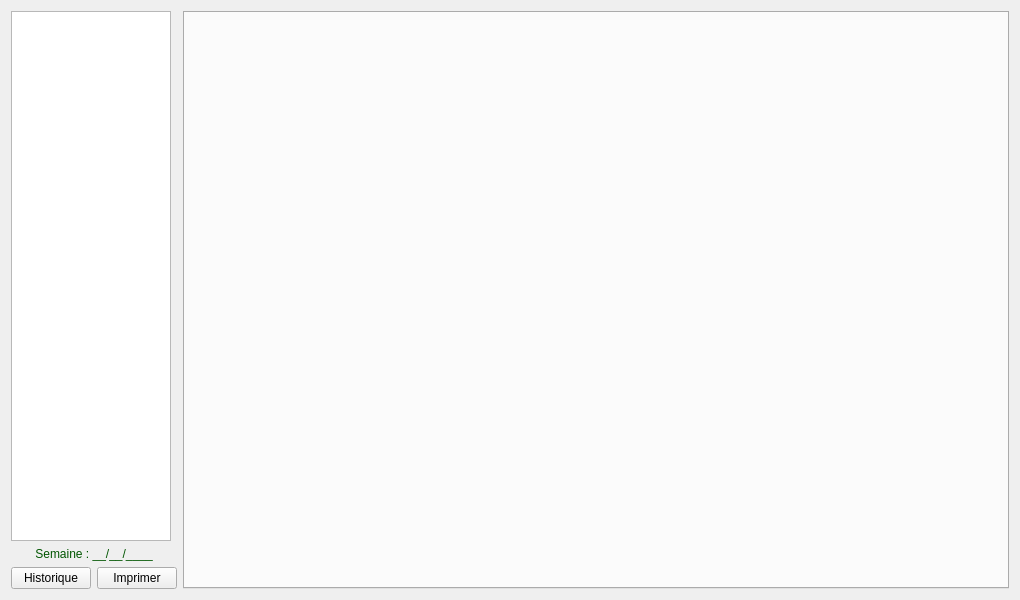
<?xml version="1.0" encoding="UTF-8"?>
<ui version="4.0">
 <class>InterfaceDialog</class>
 <widget class="QDialog" name="InterfaceDialog">
  <property name="windowModality">
   <enum>Qt::WindowModal</enum>
  </property>
  <property name="geometry">
   <rect>
    <x>0</x>
    <y>0</y>
    <width>1020</width>
    <height>600</height>
   </rect>
  </property>
  <property name="windowTitle">
   <string>Interface</string>
  </property>
  <layout class="QHBoxLayout" name="horizontalLayout" stretch="0,1">
   <item>
    <layout class="QVBoxLayout" name="verticalLayout_3" stretch="0,0,0">
     <property name="spacing">
      <number>6</number>
     </property>
     <item>
      <widget class="QListWidget" name="list_students">
       <property name="maximumSize">
        <size>
         <width>160</width>
         <height>16777215</height>
        </size>
       </property>
      </widget>
     </item>
     <item>
      <widget class="QLabel" name="label_week">
       <property name="text">
        <string>&lt;html&gt;&lt;head/&gt;&lt;body&gt;&lt;p align=&quot;center&quot;&gt;&lt;span style=&quot; color:#005500;&quot;&gt;Semaine : __/__/____&lt;/span&gt;&lt;/p&gt;&lt;/body&gt;&lt;/html&gt;</string>
       </property>
      </widget>
     </item>
     <item>
      <layout class="QHBoxLayout" name="horizontalLayout_2">
       <item>
        <widget class="QPushButton" name="pushButton_review">
         <property name="text">
          <string>Historique</string>
         </property>
         <property name="autoDefault">
          <bool>false</bool>
         </property>
        </widget>
       </item>
       <item>
        <widget class="QPushButton" name="pushButton_print">
         <property name="maximumSize">
          <size>
           <width>150</width>
           <height>16777215</height>
          </size>
         </property>
         <property name="text">
          <string>Imprimer</string>
         </property>
         <property name="icon">
          <iconset resource="../khollo.qrc">
           <normaloff>:/images/iconPrint.png</normaloff>:/images/iconPrint.png</iconset>
         </property>
         <property name="autoDefault">
          <bool>false</bool>
         </property>
        </widget>
       </item>
      </layout>
     </item>
    </layout>
   </item>
   <item>
    <widget class="QTabWidget" name="tabWidget">
     <property name="sizePolicy">
      <sizepolicy hsizetype="Expanding" vsizetype="Expanding">
       <horstretch>0</horstretch>
       <verstretch>0</verstretch>
      </sizepolicy>
     </property>
     <property name="currentIndex">
      <number>-1</number>
     </property>
    </widget>
   </item>
  </layout>
 </widget>
 <resources>
  <include location="../khollo.qrc"/>
 </resources>
 <connections/>
</ui>
